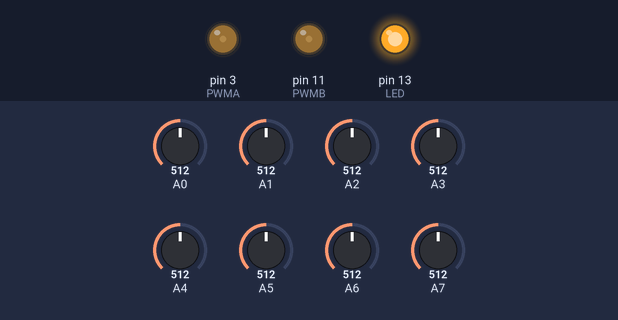
The sketch below on a simulated Arduino Uno, built with avr-gcc and run on an emulated ATmega328P. Shown: output pins drawn as LEDs (lit = HIGH). The inputs (shaded band) are chosen by the test bench; at power-on: A0 = 512, A1 = 512, A2 = 512, A3 = 512, A4 = 512, A5 = 512, A6 = 512, A7 = 512.

Above: at 1.2 s.
1.3 s: A0 set to 716
At 2.5 s:
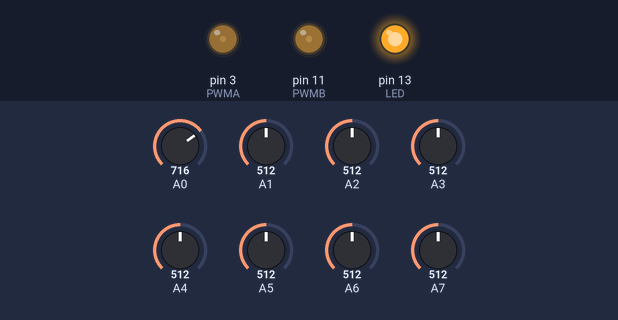
2.8 s: A1 set to 716
At 3.6 s:
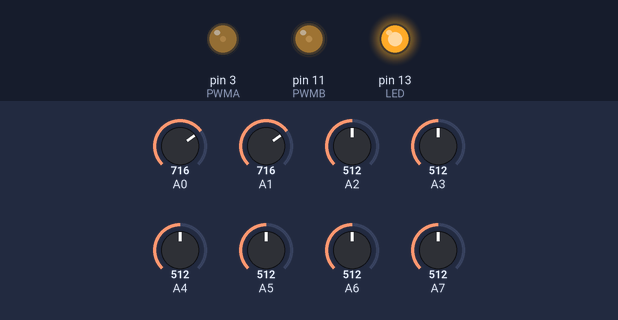
4.3 s: A2 set to 716
At 4.7 s:
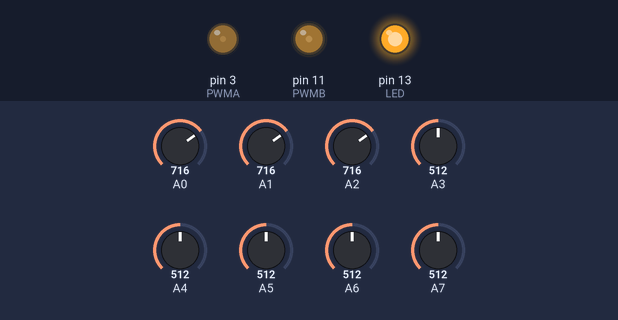
5.8 s: A3 set to 716
At 6.6 s:
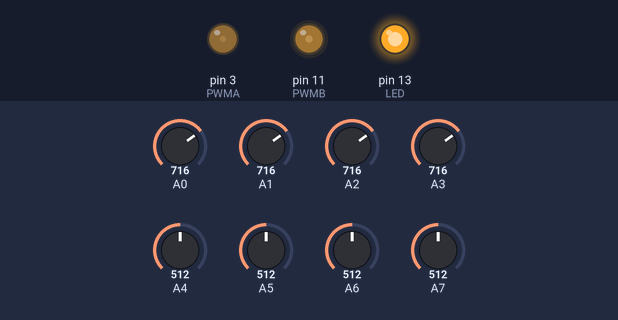
7.3 s: A4 set to 716
At 7.6 s:
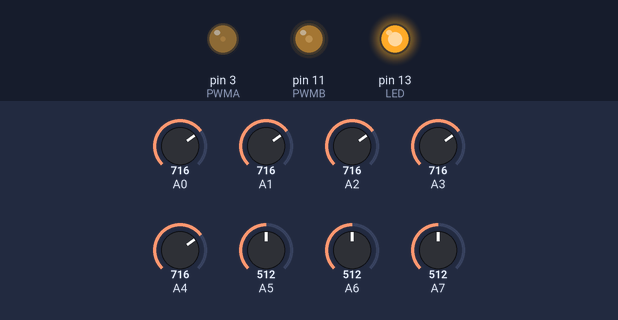
8.8 s: A5 set to 716
At 9.9 s:
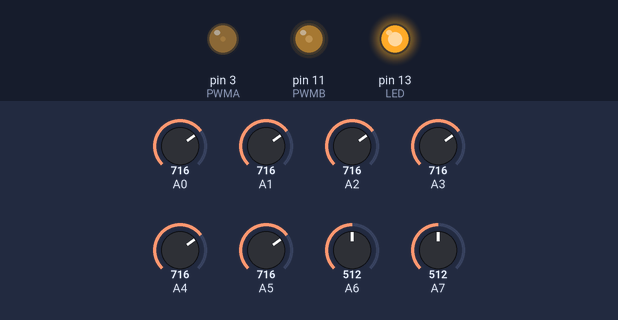
Timing chart, 0 to 11.3 s (numbered marks = the images above; inputs shaded):
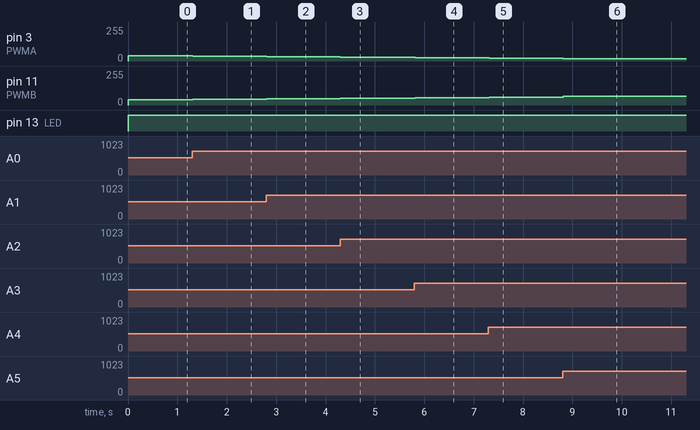

Measured:
- after the input at 1.3 s, pin 3 (PWMA): 40/255 → 36/255 at once; pin 11 (PWMB): 40/255 → 44/255 at once
- after the input at 2.8 s, pin 3 (PWMA): 36/255 → 32/255 at once; pin 11 (PWMB): 44/255 → 48/255 at once
- after the input at 4.3 s, pin 3 (PWMA): 32/255 → 28/255 at once; pin 11 (PWMB): 48/255 → 52/255 at once
- after the input at 5.8 s, pin 3 (PWMA): 28/255 → 24/255 at once; pin 11 (PWMB): 52/255 → 56/255 at once
- after the input at 7.3 s, pin 3 (PWMA): 24/255 → 20/255 at once; pin 11 (PWMB): 56/255 → 60/255 at once
- after the input at 8.8 s, pin 3 (PWMA): 20/255 → 16/255 at once; pin 11 (PWMB): 60/255 → 64/255 at once

The sketch:

line.ino
```cpp
int sensors[8] = {0, 1, 2, 3, 4, 5, 6, 7};
int minVal[8] = {585, 578, 576, 577, 577, 577, 577, 750};
int maxVal[8] = {595, 589, 590, 589, 589, 588, 588, 762};

const int AIN1 = 5;
const int AIN2 = 4;
const int PWMA = 3;
const int BIN1 = 6;
const int BIN2 = 7;
const int PWMB = 11;
const int LED = 13;

void setup() {
  pinMode(LED, OUTPUT);
  pinMode(AIN1, OUTPUT);
  pinMode(AIN2, OUTPUT);
  pinMode(PWMA, OUTPUT);
  pinMode(BIN1, OUTPUT);
  pinMode(BIN2, OUTPUT);
  pinMode(PWMB, OUTPUT);

  for (int i = 0; i < 8; i++) {
    pinMode(sensors[i], INPUT);
  }
}

void drive(int leftSpeed, int rightSpeed) {
  leftSpeed = constrain(leftSpeed, -255, 255);
  rightSpeed = constrain(rightSpeed, -255, 255);

  if (leftSpeed >= 0) {
    digitalWrite(AIN2, 1);
    digitalWrite(AIN1, 0);
    analogWrite(PWMA, leftSpeed);
  } else {
    digitalWrite(AIN2, 0);
    digitalWrite(AIN1, 1);
    analogWrite(PWMA, -leftSpeed);
  }

  if (rightSpeed >= 0) {
    digitalWrite(BIN1, 1);
    digitalWrite(BIN2, 0);
    analogWrite(PWMB, rightSpeed);
  } else {
    digitalWrite(BIN1, 0);
    digitalWrite(BIN2, 1);
    analogWrite(PWMB, -rightSpeed);
  }
}

void loop() {
  int sum = 0;
  int active = 0;

  for (int i = 0; i < 8; i++) {
    int val = analogRead(sensors[i]);
    int normalized = map(val, minVal[i], maxVal[i], 0, 1);
    normalized = constrain(normalized, 0, 1);

    if (normalized == 0) {
      sum += i;
      active++;
    }
  }

  if (active == 0) {
    drive(40, 40);
    digitalWrite(LED, LOW);
    return;
  }

  float position = (float)sum / active;
  float error = position - 3.5;
  float kp = 8;
  int turn = kp * error;

  int leftSpeed = 40 - turn;
  int rightSpeed = 40 + turn;

  leftSpeed = constrain(leftSpeed, -255, 255);
  rightSpeed = constrain(rightSpeed, -255, 255);

  drive(leftSpeed, rightSpeed);
  digitalWrite(LED, HIGH);

  delay(20);
}
```
